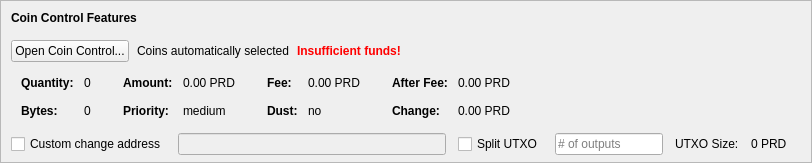
    <widget class="QFrame" name="frameCoinControl">
     <property name="sizePolicy">
      <sizepolicy hsizetype="Expanding" vsizetype="Expanding">
       <horstretch>0</horstretch>
       <verstretch>0</verstretch>
      </sizepolicy>
     </property>
     <property name="maximumSize">
      <size>
       <width>16777215</width>
       <height>16777215</height>
      </size>
     </property>
     <property name="frameShape">
      <enum>QFrame::StyledPanel</enum>
     </property>
     <property name="frameShadow">
      <enum>QFrame::Sunken</enum>
     </property>
     <layout class="QVBoxLayout" name="verticalLayoutCoinControl2">
      <property name="spacing">
       <number>0</number>
      </property>
      <property name="leftMargin">
       <number>0</number>
      </property>
      <property name="topMargin">
       <number>0</number>
      </property>
      <property name="rightMargin">
       <number>0</number>
      </property>
      <property name="bottomMargin">
       <number>6</number>
      </property>
      <item>
       <layout class="QVBoxLayout" name="verticalLayoutCoinControl" stretch="0,0,0,0,1">
        <property name="spacing">
         <number>0</number>
        </property>
        <property name="leftMargin">
         <number>10</number>
        </property>
        <property name="topMargin">
         <number>10</number>
        </property>
        <item>
         <layout class="QHBoxLayout" name="horizontalLayoutCoinControl1">
          <property name="bottomMargin">
           <number>15</number>
          </property>
          <item>
           <widget class="QLabel" name="labelCoinControlFeatures">
            <property name="sizePolicy">
             <sizepolicy hsizetype="Preferred" vsizetype="Maximum">
              <horstretch>0</horstretch>
              <verstretch>0</verstretch>
             </sizepolicy>
            </property>
            <property name="font">
             <font>
              <weight>75</weight>
              <bold>true</bold>
             </font>
            </property>
            <property name="styleSheet">
             <string notr="true">font-weight:bold;</string>
            </property>
            <property name="text">
             <string>Coin Control Features</string>
            </property>
           </widget>
          </item>
         </layout>
        </item>
        <item>
         <layout class="QHBoxLayout" name="horizontalLayoutCoinControl2" stretch="0,0,0,0">
          <property name="spacing">
           <number>8</number>
          </property>
          <property name="bottomMargin">
           <number>10</number>
          </property>
          <item>
           <widget class="QPushButton" name="pushButtonCoinControl">
            <property name="styleSheet">
             <string notr="true"/>
            </property>
            <property name="text">
             <string>Open Coin Control...</string>
            </property>
            <property name="autoDefault">
             <bool>false</bool>
            </property>
           </widget>
          </item>
          <item>
           <widget class="QLabel" name="labelCoinControlAutomaticallySelected">
            <property name="text">
             <string>Coins automatically selected</string>
            </property>
            <property name="margin">
             <number>5</number>
            </property>
           </widget>
          </item>
          <item>
           <widget class="QLabel" name="labelCoinControlInsuffFunds">
            <property name="font">
             <font>
              <weight>75</weight>
              <bold>true</bold>
             </font>
            </property>
            <property name="styleSheet">
             <string notr="true">color:red;font-weight:bold;</string>
            </property>
            <property name="text">
             <string>Insufficient funds!</string>
            </property>
            <property name="margin">
             <number>5</number>
            </property>
           </widget>
          </item>
          <item>
           <spacer name="horizontalSpacerCoinControl">
            <property name="orientation">
             <enum>Qt::Horizontal</enum>
            </property>
            <property name="sizeHint" stdset="0">
             <size>
              <width>40</width>
              <height>1</height>
             </size>
            </property>
           </spacer>
          </item>
         </layout>
        </item>
        <item>
         <widget class="QWidget" name="widgetCoinControl" native="true">
          <property name="sizePolicy">
           <sizepolicy hsizetype="Preferred" vsizetype="Preferred">
            <horstretch>0</horstretch>
            <verstretch>0</verstretch>
           </sizepolicy>
          </property>
          <property name="minimumSize">
           <size>
            <width>0</width>
            <height>0</height>
           </size>
          </property>
          <property name="styleSheet">
           <string notr="true"/>
          </property>
          <layout class="QHBoxLayout" name="horizontalLayoutCoinControl5">
           <property name="leftMargin">
            <number>0</number>
           </property>
           <property name="topMargin">
            <number>0</number>
           </property>
           <property name="rightMargin">
            <number>0</number>
           </property>
           <property name="bottomMargin">
            <number>0</number>
           </property>
           <item>
            <layout class="QHBoxLayout" name="horizontalLayoutCoinControl3" stretch="0,0,0,1">
             <property name="spacing">
              <number>20</number>
             </property>
             <property name="topMargin">
              <number>0</number>
             </property>
             <property name="bottomMargin">
              <number>10</number>
             </property>
             <item>
              <layout class="QFormLayout" name="formLayoutCoinControl1">
               <property name="horizontalSpacing">
                <number>10</number>
               </property>
               <property name="verticalSpacing">
                <number>14</number>
               </property>
               <property name="leftMargin">
                <number>10</number>
               </property>
               <property name="topMargin">
                <number>4</number>
               </property>
               <property name="rightMargin">
                <number>6</number>
               </property>
               <item row="0" column="0">
                <widget class="QLabel" name="labelCoinControlQuantityText">
                 <property name="font">
                  <font>
                   <weight>75</weight>
                   <bold>true</bold>
                  </font>
                 </property>
                 <property name="text">
                  <string>Quantity:</string>
                 </property>
                 <property name="margin">
                  <number>0</number>
                 </property>
                </widget>
               </item>
               <item row="0" column="1">
                <widget class="QLabel" name="labelCoinControlQuantity">
                 <property name="cursor">
                  <cursorShape>IBeamCursor</cursorShape>
                 </property>
                 <property name="contextMenuPolicy">
                  <enum>Qt::ActionsContextMenu</enum>
                 </property>
                 <property name="text">
                  <string notr="true">0</string>
                 </property>
                 <property name="margin">
                  <number>0</number>
                 </property>
                 <property name="textInteractionFlags">
                  <set>Qt::LinksAccessibleByMouse|Qt::TextSelectableByKeyboard|Qt::TextSelectableByMouse</set>
                 </property>
                </widget>
               </item>
               <item row="1" column="0">
                <widget class="QLabel" name="labelCoinControlBytesText">
                 <property name="font">
                  <font>
                   <weight>75</weight>
                   <bold>true</bold>
                  </font>
                 </property>
                 <property name="text">
                  <string>Bytes:</string>
                 </property>
                </widget>
               </item>
               <item row="1" column="1">
                <widget class="QLabel" name="labelCoinControlBytes">
                 <property name="cursor">
                  <cursorShape>IBeamCursor</cursorShape>
                 </property>
                 <property name="contextMenuPolicy">
                  <enum>Qt::ActionsContextMenu</enum>
                 </property>
                 <property name="text">
                  <string notr="true">0</string>
                 </property>
                 <property name="textInteractionFlags">
                  <set>Qt::LinksAccessibleByMouse|Qt::TextSelectableByKeyboard|Qt::TextSelectableByMouse</set>
                 </property>
                </widget>
               </item>
              </layout>
             </item>
             <item>
              <layout class="QFormLayout" name="formLayoutCoinControl2">
               <property name="horizontalSpacing">
                <number>10</number>
               </property>
               <property name="verticalSpacing">
                <number>14</number>
               </property>
               <property name="leftMargin">
                <number>6</number>
               </property>
               <property name="topMargin">
                <number>4</number>
               </property>
               <property name="rightMargin">
                <number>6</number>
               </property>
               <item row="0" column="0">
                <widget class="QLabel" name="labelCoinControlAmountText">
                 <property name="font">
                  <font>
                   <weight>75</weight>
                   <bold>true</bold>
                  </font>
                 </property>
                 <property name="text">
                  <string>Amount:</string>
                 </property>
                 <property name="margin">
                  <number>0</number>
                 </property>
                </widget>
               </item>
               <item row="0" column="1">
                <widget class="QLabel" name="labelCoinControlAmount">
                 <property name="cursor">
                  <cursorShape>IBeamCursor</cursorShape>
                 </property>
                 <property name="contextMenuPolicy">
                  <enum>Qt::ActionsContextMenu</enum>
                 </property>
                 <property name="text">
                  <string notr="true">0.00 PRD</string>
                 </property>
                 <property name="textInteractionFlags">
                  <set>Qt::LinksAccessibleByMouse|Qt::TextSelectableByKeyboard|Qt::TextSelectableByMouse</set>
                 </property>
                </widget>
               </item>
               <item row="1" column="0">
                <widget class="QLabel" name="labelCoinControlPriorityText">
                 <property name="font">
                  <font>
                   <weight>75</weight>
                   <bold>true</bold>
                  </font>
                 </property>
                 <property name="text">
                  <string>Priority:</string>
                 </property>
                </widget>
               </item>
               <item row="1" column="1">
                <widget class="QLabel" name="labelCoinControlPriority">
                 <property name="cursor">
                  <cursorShape>IBeamCursor</cursorShape>
                 </property>
                 <property name="contextMenuPolicy">
                  <enum>Qt::ActionsContextMenu</enum>
                 </property>
                 <property name="text">
                  <string>medium</string>
                 </property>
                 <property name="textInteractionFlags">
                  <set>Qt::LinksAccessibleByMouse|Qt::TextSelectableByKeyboard|Qt::TextSelectableByMouse</set>
                 </property>
                </widget>
               </item>
              </layout>
             </item>
             <item>
              <layout class="QFormLayout" name="formLayoutCoinControl3">
               <property name="horizontalSpacing">
                <number>10</number>
               </property>
               <property name="verticalSpacing">
                <number>14</number>
               </property>
               <property name="leftMargin">
                <number>6</number>
               </property>
               <property name="topMargin">
                <number>4</number>
               </property>
               <property name="rightMargin">
                <number>6</number>
               </property>
               <item row="0" column="0">
                <widget class="QLabel" name="labelCoinControlFeeText">
                 <property name="font">
                  <font>
                   <weight>75</weight>
                   <bold>true</bold>
                  </font>
                 </property>
                 <property name="text">
                  <string>Fee:</string>
                 </property>
                 <property name="margin">
                  <number>0</number>
                 </property>
                </widget>
               </item>
               <item row="0" column="1">
                <widget class="QLabel" name="labelCoinControlFee">
                 <property name="cursor">
                  <cursorShape>IBeamCursor</cursorShape>
                 </property>
                 <property name="contextMenuPolicy">
                  <enum>Qt::ActionsContextMenu</enum>
                 </property>
                 <property name="text">
                  <string notr="true">0.00 PRD</string>
                 </property>
                 <property name="textInteractionFlags">
                  <set>Qt::LinksAccessibleByMouse|Qt::TextSelectableByKeyboard|Qt::TextSelectableByMouse</set>
                 </property>
                </widget>
               </item>
               <item row="1" column="0">
                <widget class="QLabel" name="labelCoinControlLowOutputText">
                 <property name="font">
                  <font>
                   <weight>75</weight>
                   <bold>true</bold>
                  </font>
                 </property>
                 <property name="text">
                  <string>Dust:</string>
                 </property>
                </widget>
               </item>
               <item row="1" column="1">
                <widget class="QLabel" name="labelCoinControlLowOutput">
                 <property name="cursor">
                  <cursorShape>IBeamCursor</cursorShape>
                 </property>
                 <property name="contextMenuPolicy">
                  <enum>Qt::ActionsContextMenu</enum>
                 </property>
                 <property name="text">
                  <string>no</string>
                 </property>
                 <property name="textInteractionFlags">
                  <set>Qt::LinksAccessibleByMouse|Qt::TextSelectableByKeyboard|Qt::TextSelectableByMouse</set>
                 </property>
                </widget>
               </item>
              </layout>
             </item>
             <item>
              <layout class="QFormLayout" name="formLayoutCoinControl4">
               <property name="horizontalSpacing">
                <number>10</number>
               </property>
               <property name="verticalSpacing">
                <number>14</number>
               </property>
               <property name="leftMargin">
                <number>6</number>
               </property>
               <property name="topMargin">
                <number>4</number>
               </property>
               <property name="rightMargin">
                <number>6</number>
               </property>
               <item row="0" column="0">
                <widget class="QLabel" name="labelCoinControlAfterFeeText">
                 <property name="font">
                  <font>
                   <weight>75</weight>
                   <bold>true</bold>
                  </font>
                 </property>
                 <property name="text">
                  <string>After Fee:</string>
                 </property>
                 <property name="margin">
                  <number>0</number>
                 </property>
                </widget>
               </item>
               <item row="0" column="1">
                <widget class="QLabel" name="labelCoinControlAfterFee">
                 <property name="cursor">
                  <cursorShape>IBeamCursor</cursorShape>
                 </property>
                 <property name="contextMenuPolicy">
                  <enum>Qt::ActionsContextMenu</enum>
                 </property>
                 <property name="text">
                  <string notr="true">0.00 PRD</string>
                 </property>
                 <property name="textInteractionFlags">
                  <set>Qt::LinksAccessibleByMouse|Qt::TextSelectableByKeyboard|Qt::TextSelectableByMouse</set>
                 </property>
                </widget>
               </item>
               <item row="1" column="0">
                <widget class="QLabel" name="labelCoinControlChangeText">
                 <property name="font">
                  <font>
                   <weight>75</weight>
                   <bold>true</bold>
                  </font>
                 </property>
                 <property name="text">
                  <string>Change:</string>
                 </property>
                </widget>
               </item>
               <item row="1" column="1">
                <widget class="QLabel" name="labelCoinControlChange">
                 <property name="cursor">
                  <cursorShape>IBeamCursor</cursorShape>
                 </property>
                 <property name="contextMenuPolicy">
                  <enum>Qt::ActionsContextMenu</enum>
                 </property>
                 <property name="text">
                  <string notr="true">0.00 PRD</string>
                 </property>
                 <property name="textInteractionFlags">
                  <set>Qt::LinksAccessibleByMouse|Qt::TextSelectableByKeyboard|Qt::TextSelectableByMouse</set>
                 </property>
                </widget>
               </item>
              </layout>
             </item>
            </layout>
           </item>
          </layout>
         </widget>
        </item>
        <item>
         <layout class="QHBoxLayout" name="horizontalLayoutCoinControl4" stretch="0,0,0,0,0,0,0">
          <property name="spacing">
           <number>12</number>
          </property>
          <property name="sizeConstraint">
           <enum>QLayout::SetDefaultConstraint</enum>
          </property>
          <property name="topMargin">
           <number>5</number>
          </property>
          <property name="rightMargin">
           <number>5</number>
          </property>
          <item>
           <widget class="QCheckBox" name="checkBoxCoinControlChange">
            <property name="toolTip">
             <string>If this is activated, but the change address is empty or invalid, change will be sent to a newly generated address.</string>
            </property>
            <property name="text">
             <string>Custom change address</string>
            </property>
           </widget>
          </item>
          <item>
           <widget class="QValidatedLineEdit" name="lineEditCoinControlChange">
            <property name="enabled">
             <bool>false</bool>
            </property>
            <property name="sizePolicy">
             <sizepolicy hsizetype="Expanding" vsizetype="Fixed">
              <horstretch>0</horstretch>
              <verstretch>0</verstretch>
             </sizepolicy>
            </property>
           </widget>
          </item>
          <item>
           <widget class="QCheckBox" name="splitBlockCheckBox">
            <property name="text">
             <string>Split UTXO</string>
            </property>
           </widget>
          </item>
          <item>
           <widget class="QLineEdit" name="splitBlockLineEdit">
            <property name="sizePolicy">
             <sizepolicy hsizetype="Fixed" vsizetype="Fixed">
              <horstretch>50</horstretch>
              <verstretch>0</verstretch>
             </sizepolicy>
            </property>
            <property name="placeholderText">
             <string># of outputs</string>
            </property>
           </widget>
          </item>
          <item>
           <widget class="QLabel" name="labelBlockSizeText">
            <property name="text">
             <string>UTXO Size:</string>
            </property>
           </widget>
          </item>
          <item>
           <widget class="QLabel" name="labelBlockSize">
            <property name="text">
             <string>0 PRD</string>
            </property>
           </widget>
          </item>
          <item>
           <widget class="QLabel" name="labelCoinControlChangeLabel">
            <property name="sizePolicy">
             <sizepolicy hsizetype="Preferred" vsizetype="Expanding">
              <horstretch>0</horstretch>
              <verstretch>0</verstretch>
             </sizepolicy>
            </property>
            <property name="minimumSize">
             <size>
              <width>0</width>
              <height>0</height>
             </size>
            </property>
            <property name="text">
             <string/>
            </property>
            <property name="margin">
             <number>3</number>
            </property>
           </widget>
          </item>
         </layout>
        </item>
        <item>
         <spacer name="verticalSpacerCoinControl">
          <property name="orientation">
           <enum>Qt::Vertical</enum>
          </property>
          <property name="sizeHint" stdset="0">
           <size>
            <width>800</width>
            <height>1</height>
           </size>
          </property>
         </spacer>
        </item>
       </layout>
      </item>
     </layout>
    </widget>
